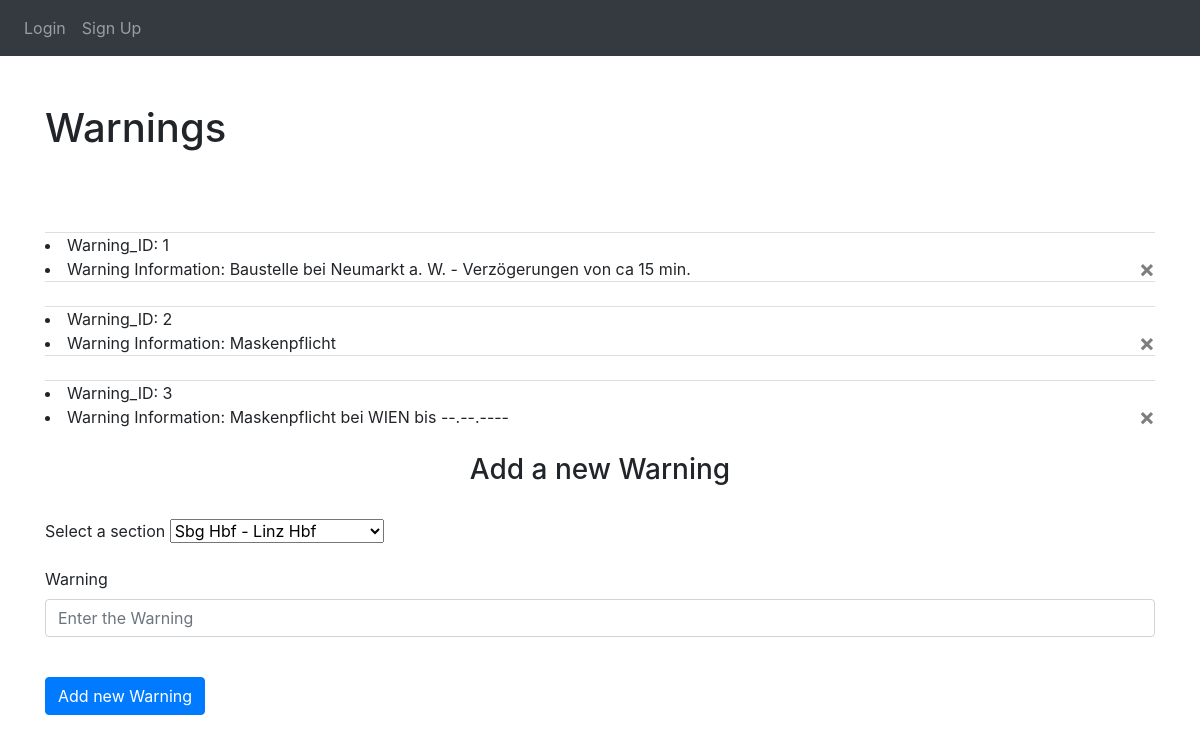
The app's page /all_warnings with its own data.
### website/models.py (models this page shows, shortened)
class WarningModel(db.Model):
    id = db.Column(db.Integer, primary_key=True)
    warnings = db.Column(db.String(1000), nullable=False)
    section_id = db.Column(db.Integer, db.ForeignKey('section_model.id'))

### website/views.py (the view, shortened to what this page needs)
@views.route('/all_warnings', methods=['GET', 'POST'])
def get_all_warnings():
    all_warnings = WarningModel.query.all()
    all_sections = SectionModel.query.all()
    return render_template("warnings.html", user=current_user, all_warnings=all_warnings, all_sections=all_sections)

### website/templates/warnings.html (shortened to what this page needs)
{% extends "base.html" %}
{% block content %}
<dif>
    <h1 class="py-5">Warnings</h1>
    <u1 class="list-group list-group-flush" id="warning-list">
        {% for war in all_warnings %}
            <li id="{{ war.id }}" class="entry list-group-item">
                <li>
                    <span class="field-name":>Warning_ID:</span>
                    <span class="field-value">{{ war.id }}</span>
                </li>
                <li>
                    <button type="button" class="close" onClick="deleteWarning({{ war.id }})">
                        <span aria-hidden="true">&times;</span>
                    </button>
                    <span class="field-name":>Warning Information:</span>
                    <span class="field-value">{{ war.warnings }}</span>
                </li>
            </li>
        {% endfor %}
    </u1>
</dif>
<br />
<form method="POST">
  <h3 align="center">Add a new Warning</h3>
  <br />
  <div class="form-group">
    <label for="war_section">Select a section</label>
      <select id="war_section" name="war_section" class="form-select">
          {% for sec in all_sections %}
          <option value="{{ sec.id }}">{{ sec.start.name }} - {{ sec.end.name }}</option>
          {% endfor %}
      </select>
  </div>
  <div class="form-group">
    <label for="war_warnings">Warning</label>
    <input
      type="text"
      class="form-control"
      id="war_warnings"
      name="war_warnings"
      placeholder="Enter the Warning"
    />
  </div>
  <br />
  <button type="add" class="btn btn-primary">Add new Warning</button>
</form>
{% endblock %}

### records on screen
WarningModel: id "1", warnings "Baustelle bei Neumarkt a. W. - Verzögerungen von ca 15 min."
WarningModel: id "2", warnings "Maskenpflicht"
WarningModel: id "3", warnings "Maskenpflicht bei WIEN bis --.--.----"

### other values on screen
form field war_section "Sbg Hbf - Linz Hbf"
